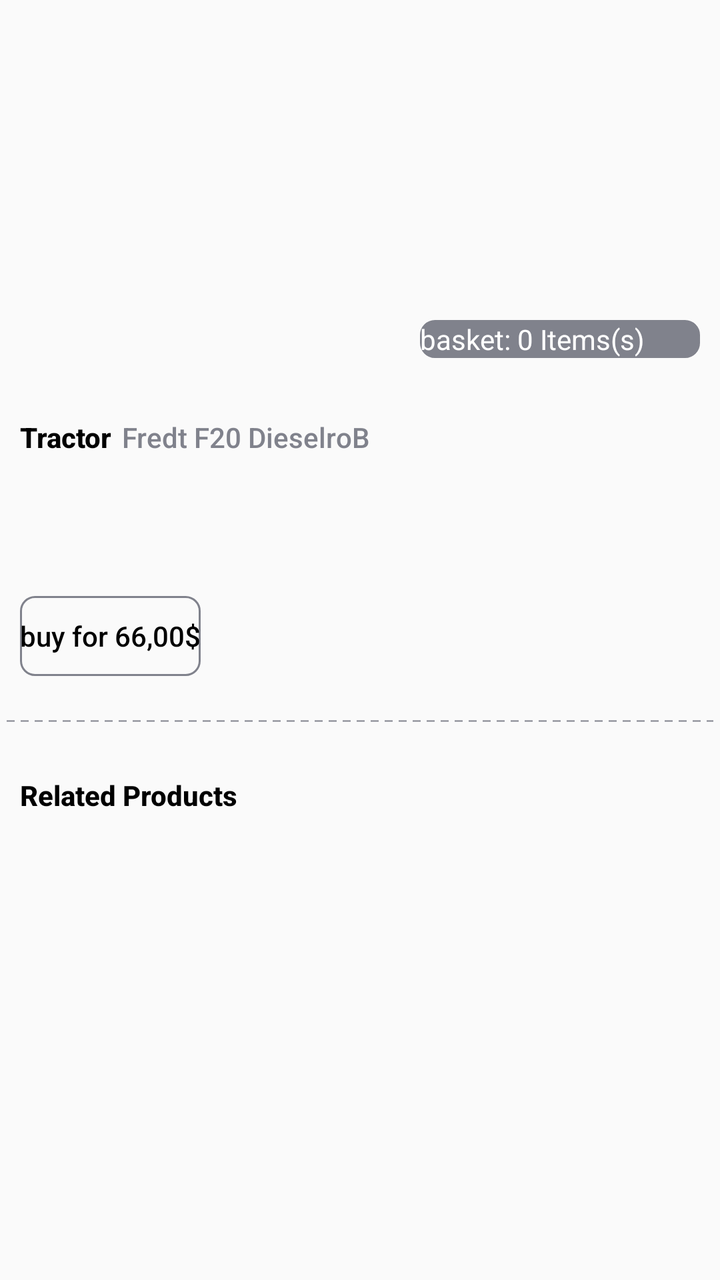
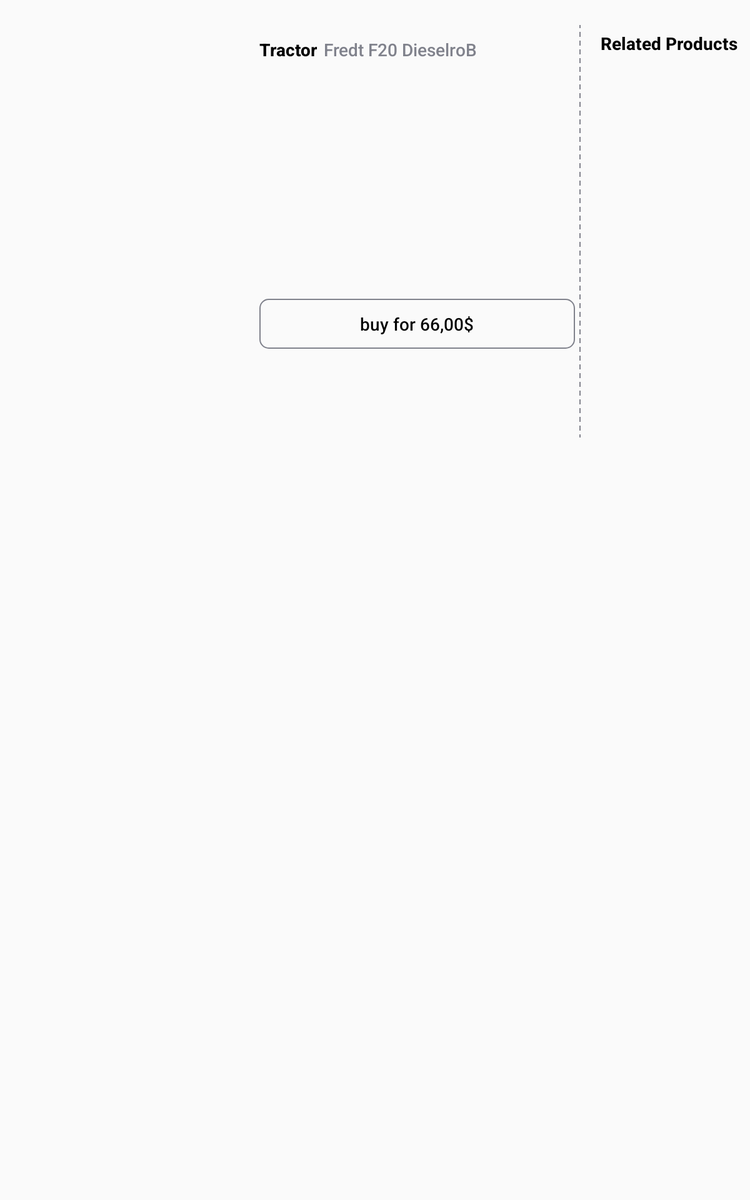

Two renders of one Android screen. The first uses the default layout on a phone; the second uses the alternative layout the repository ships for a different screen configuration, on a matching device. The two XML files are below.
<!-- AndroidManifest.xml: application theme AppTheme -->
<!-- res/layout/activity_model.xml -->
<?xml version="1.0" encoding="utf-8"?>

<androidx.constraintlayout.widget.ConstraintLayout xmlns:android="http://schemas.android.com/apk/res/android"
    xmlns:app="http://schemas.android.com/apk/res-auto"
    xmlns:tools="http://schemas.android.com/tools"
    android:layout_width="match_parent"
    android:layout_height="match_parent"
   >

        <LinearLayout
            android:layout_width="match_parent"
            android:layout_height="match_parent"
            android:orientation="vertical"
            app:layout_constraintLeft_toLeftOf="parent"
            app:layout_constraintRight_toRightOf="parent"
            app:layout_constraintTop_toTopOf="parent">

            <LinearLayout
                android:layout_width="match_parent"
                android:layout_height="wrap_content">

                <ImageView
                    android:id="@+id/img_product"
                    android:layout_width="@dimen/dimen_140dp"
                    android:layout_height="@dimen/dimen_140dp"
                    android:layout_gravity="center_horizontal"
                    android:layout_marginStart="@dimen/dimen_130dp"
                    android:src="@drawable/img6" />

            </LinearLayout>

            <LinearLayout
                android:layout_width="match_parent"
                android:layout_height="wrap_content"
                android:orientation="vertical">

                <androidx.constraintlayout.widget.ConstraintLayout
                    android:layout_width="match_parent"
                    android:layout_height="match_parent"
                    android:layout_marginLeft="@dimen/dimen_10dp"
                    android:layout_marginRight="@dimen/dimen_10dp">

                    <TextView
                        android:id="@+id/txt_count"
                        android:layout_width="@dimen/dimen_140dp"
                        android:layout_height="wrap_content"
                        android:layout_marginTop="@dimen/dimen_20dp"
                        android:background="@drawable/bg_count"
                        android:text="@string/txt_count"
                        android:textColor="@color/white"
                        android:textSize="@dimen/dimen_text_size_14sp"
                        app:layout_constraintRight_toRightOf="parent"
                        app:layout_constraintTop_toTopOf="parent" />

                    <TextView
                        android:id="@+id/item_title"
                        style="@style/ProductTitleTextStyle"
                        android:layout_width="wrap_content"
                        android:layout_height="wrap_content"
                        app:layout_constraintLeft_toLeftOf="parent"
                        app:layout_constraintTop_toBottomOf="@+id/txt_count" />

                    <TextView
                        android:id="@+id/item_name"
                        style="@style/ProductNameTextStyle"
                        android:layout_width="wrap_content"
                        android:layout_height="wrap_content"
                        app:layout_constraintStart_toEndOf="@+id/item_title"
                        app:layout_constraintTop_toBottomOf="@+id/txt_count" />

                    <androidx.recyclerview.widget.RecyclerView
                        android:id="@+id/variantList"
                        android:layout_width="match_parent"
                        android:layout_height="@dimen/dimen_50dp"
                        android:layout_marginTop="@dimen/dimen_40dp"
                        android:overScrollMode="never"
                        android:scrollbars="horizontal"
                        app:layout_constraintStart_toStartOf="parent"
                        app:layout_constraintTop_toBottomOf="@+id/item_name" />

                    <Button
                        android:id="@+id/btn_price"
                        android:layout_width="@dimen/dimene_150dp"
                        android:layout_height="@dimen/dimen_40dp"
                        android:layout_marginStart="@dimen/dimen_130dp"
                        android:layout_marginTop="@dimen/dimen_30dp"
                        android:background="@drawable/rounded"
                        android:text="@string/txt_buy"
                        android:textAllCaps="false"
                        android:textColor="@color/black"
                        app:layout_constraintRight_toRightOf="parent"
                        app:layout_constraintStart_toStartOf="parent"
                        app:layout_constraintTop_toBottomOf="@+id/variantList" />

                </androidx.constraintlayout.widget.ConstraintLayout>
            </LinearLayout>

            <LinearLayout
                android:layout_width="wrap_content"
                android:layout_height="wrap_content"
                android:layout_marginLeft="@dimen/dimen_3dp"
                android:layout_marginRight="@dimen/dimen_3dp">

                <View
                    android:layout_width="match_parent"
                    android:layout_height="@dimen/dimen_5dp"
                    android:layout_marginTop="@dimen/dimen_20dp"
                    android:background="@drawable/bg_dotted_line_horizontal"
                    android:layerType="software" />
            </LinearLayout>


            <LinearLayout
                android:layout_width="match_parent"
                android:layout_height="wrap_content"
                android:layout_marginLeft="@dimen/dimen_10dp"
                android:layout_marginRight="@dimen/dimen_10dp"
                android:orientation="vertical">

                <TextView
                    android:id="@+id/txt_related_products"
                    style="@style/RelatedProductTextStyle"
                    android:layout_width="match_parent"
                    android:layout_height="wrap_content" />

                <androidx.recyclerview.widget.RecyclerView
                    android:id="@+id/relatedProductList"
                    android:layout_width="match_parent"
                    android:layout_height="match_parent"
                    android:layout_marginTop="@dimen/dimen_10dp" />

                <TextView
                    android:id="@+id/tv_no_network"
                    android:layout_width="match_parent"
                    android:layout_height="match_parent"
                    android:layout_marginStart="@dimen/dimen_3dp"
                    android:layout_marginTop="@dimen/dimen_10dp"
                    android:text="@string/network_description"
                    android:visibility="invisible" />
            </LinearLayout>
        </LinearLayout>

</androidx.constraintlayout.widget.ConstraintLayout>
<!-- resources referenced by this layout -->
<resources>
  <color name="black">#FF000000</color>
  <color name="white">#FFFFFFFF</color>
  <dimen name="dimen_10dp">10dp</dimen>
  <dimen name="dimen_140dp">140dp</dimen>
  <dimen name="dimen_20dp">20dp</dimen>
  <dimen name="dimen_30dp">30dp</dimen>
  <dimen name="dimen_3dp">3dp</dimen>
  <dimen name="dimen_40dp">40dp</dimen>
  <dimen name="dimen_5dp">5dp</dimen>
  <dimen name="dimen_text_size_14sp">14sp</dimen>
  <!-- drawable bg_count (drawable) -->
  <?xml version="1.0" encoding="utf-8"?>
  <shape xmlns:android="http://schemas.android.com/apk/res/android"
      android:padding="10dp"
      android:shape="rectangle">
      
      <stroke
          android:width="1.0dip"
          android:height="1.0dip"
          android:color="@color/grey" />
  
      <solid android:color="@color/grey" />
      <corners android:radius="7dp" />
  </shape>
  <!-- drawable bg_dotted_line_horizontal (drawable) -->
  <?xml version="1.0" encoding="utf-8"?>
  <shape xmlns:android="http://schemas.android.com/apk/res/android"
      android:shape="line">
      <stroke
          android:width="0.8dp"
          android:color="@color/grey"
          android:dashWidth="4dp"
          android:dashGap="3dp" />
  </shape>
  <!-- drawable rounded (drawable) -->
  <?xml version="1.0" encoding="utf-8"?>
  
  <shape xmlns:android="http://schemas.android.com/apk/res/android"
      android:padding="10dp"
      android:shape="rectangle">
      
      <stroke
          android:width="1.0dip"
          android:height="1.0dip"
          android:color="@color/grey" />
  
      <solid android:color="@android:color/transparent" />
      <corners android:radius="7dp" />
  </shape>
  <string name="network_description">Network is not available, please check your internet</string>
  <string name="txt_buy">buy for 66,00$</string>
  <string name="txt_count">basket: 0 Items(s)</string>
  <style name="ProductNameTextStyle" parent="@android:style/Widget.TextView">
          <item name="android:layout_marginTop">@dimen/dimen_30dp</item>
          <item name="android:layout_marginLeft">@dimen/dimen_5dp</item>
          <item name="android:fontFamily">sans-serif-medium</item>
          <item name="android:text">@string/product_name</item>
          <item name="android:textColor">@color/grey</item>
          <item name="android:textSize">@dimen/dimen_text_size_14sp</item>
          <item name="android:textStyle">normal</item>
      </style>
  <style name="ProductTitleTextStyle" parent="@android:style/Widget.TextView">
          <item name="android:layout_marginTop">@dimen/dimen_30dp</item>
          <item name="android:layout_marginLeft">@dimen/dimen_130dp</item>
          <item name="android:textColor">@color/black</item>
          <item name="android:textSize">@dimen/dimen_text_size_14sp</item>
          <item name="android:fontFamily">sans-serif-medium</item>
          <item name="android:textStyle">bold</item>
          <item name="android:text">@string/txt_product</item>
      </style>
  <style name="RelatedProductTextStyle" parent="@android:style/Widget.TextView">
          <item name="android:layout_marginTop">@dimen/dimen_25dp</item>
          <item name="android:fontFamily">sans-serif-medium</item>
          <item name="android:text">@string/txt_related_product</item>
          <item name="android:textColor">@color/black</item>
          <item name="android:textSize">@dimen/dimen_text_size_14sp</item>
          <item name="android:textStyle">bold</item>
      </style>
  <style name="AppTheme" parent="Theme.AppCompat.Light.DarkActionBar">
          
          <item name="colorPrimary">@color/purple_500</item>
          <item name="colorPrimaryDark">@color/purple_700</item>
          <item name="colorAccent">@color/white</item>
      </style>
  <color name="grey">#80828C</color>
  <string name="product_name">Fredt F20 DieselroB</string>
  <string name="txt_product">Tractor</string>
  <dimen name="dimen_25dp">25dp</dimen>
  <string name="txt_related_product">Related Products</string>
  <color name="purple_500">#FF6200EE</color>
  <color name="purple_700">#FF3700B3</color>
</resources>
<!-- res/layout-sw600dp/activity_model.xml (the repository's variant of the layout above) -->
<!-- drawn on a 7-inch tablet held upright -->
<?xml version="1.0" encoding="utf-8"?>
<androidx.constraintlayout.widget.ConstraintLayout xmlns:android="http://schemas.android.com/apk/res/android"
    xmlns:app="http://schemas.android.com/apk/res-auto"
    xmlns:tools="http://schemas.android.com/tools"
    android:layout_width="match_parent"
    android:layout_height="match_parent"
    >

    <LinearLayout
        android:layout_width="match_parent"
        android:layout_height="@dimen/dimen_350dp"
        android:orientation="horizontal"
        android:weightSum="1"
        app:layout_constraintLeft_toLeftOf="parent"
        app:layout_constraintRight_toRightOf="parent"
        app:layout_constraintTop_toTopOf="parent">

        <LinearLayout
            android:layout_width="@dimen/dimen_0dp"
            android:layout_height="wrap_content"
            android:layout_weight="0.35">

            <ImageView
                android:id="@+id/img_product"
                android:layout_width="@dimen/dimen_140dp"
                android:layout_height="@dimen/dimen_140dp"
                android:layout_marginTop="110dp"
               android:src="@drawable/img6" />

        </LinearLayout>

        <LinearLayout
            android:layout_width="@dimen/dimen_0dp"
            android:layout_height="wrap_content"
            android:layout_weight="0.425"
            android:orientation="vertical">

            <androidx.constraintlayout.widget.ConstraintLayout
                android:layout_width="match_parent"
                android:layout_height="match_parent">

                <TextView
                    android:id="@+id/item_title"
                    android:layout_width="wrap_content"
                    android:layout_height="wrap_content"
                    style="@style/ProductTitleTextStyle"
                    app:layout_constraintLeft_toLeftOf="parent"
                    app:layout_constraintTop_toTopOf="parent" />

                <TextView
                    android:id="@+id/item_name"
                    android:layout_width="wrap_content"
                    android:layout_height="wrap_content"
                    style="@style/ProductNameTextStyle"
                    app:layout_constraintStart_toEndOf="@+id/item_title"
                    app:layout_constraintTop_toTopOf="parent" />

                <androidx.recyclerview.widget.RecyclerView
                    android:id="@+id/variantList"
                    android:layout_width="match_parent"
                    android:layout_height="50dp"
                    android:layout_marginTop="@dimen/dimen_110dp"
                    android:overScrollMode="never"
                    android:scrollbars="horizontal"
                    app:layout_constraintStart_toStartOf="parent"
                    app:layout_constraintTop_toBottomOf="@+id/item_name" />

                <Button
                    android:id="@+id/btn_price"
                    android:layout_width="match_parent"
                    android:layout_height="40dp"
                    android:layout_marginTop="@dimen/dimen_30dp"
                    android:text="buy for 66,00$"
                    android:textColor="@color/black"
                    android:textAllCaps="false"
                    app:layout_constraintTop_toBottomOf="@+id/variantList"
                    app:layout_constraintStart_toStartOf="parent"
                    android:background="@drawable/rounded"
                    />

            </androidx.constraintlayout.widget.ConstraintLayout>
        </LinearLayout>

        <LinearLayout
            android:layout_width="@dimen/dimen_0dp"
            android:layout_height="wrap_content"
            android:layout_marginLeft="@dimen/dimen_3dp"
            android:layout_weight="0.025">

            <View
                android:layout_width="@dimen/dimen_2dp"
                android:layout_height="match_parent"
                android:layout_marginTop="@dimen/dimen_20dp"
                android:background="@drawable/bg_dotted_line_vertical"
                android:layerType="software" />
        </LinearLayout>


        <LinearLayout
            android:layout_width="@dimen/dimen_0dp"
            android:layout_height="wrap_content"
            android:layout_marginLeft="@dimen/dimen_3dp"
            android:layout_weight="0.2"
            android:orientation="vertical">

            <TextView
                android:id="@+id/txt_related_products"
                android:layout_width="match_parent"
                android:layout_height="wrap_content"
                style="@style/RelatedProductTextStyle"
                />

            <androidx.recyclerview.widget.RecyclerView
                android:id="@+id/relatedProductList"
                android:layout_width="match_parent"
                android:layout_height="match_parent"
                android:layout_marginTop="@dimen/dimen_10dp" />
        </LinearLayout>
    </LinearLayout>
    </androidx.constraintlayout.widget.ConstraintLayout>
<!-- resources referenced by the variant -->
<!-- as a 7-inch tablet held upright resolves them -->
<resources>
  <color name="black">#FF000000</color>
  <dimen name="dimen_0dp">0dp</dimen>
  <dimen name="dimen_10dp">10dp</dimen>
  <dimen name="dimen_110dp">110dp</dimen>
  <dimen name="dimen_140dp">140dp</dimen>
  <dimen name="dimen_20dp">20dp</dimen>
  <dimen name="dimen_2dp">2dp</dimen>
  <dimen name="dimen_30dp">30dp</dimen>
  <dimen name="dimen_350dp">350dp</dimen>
  <dimen name="dimen_3dp">3dp</dimen>
  <!-- drawable bg_dotted_line_vertical (drawable) -->
  <?xml version="1.0" encoding="utf-8"?>
  
  <layer-list xmlns:android="http://schemas.android.com/apk/res/android">
      <item
          android:left="-600dp"
          android:right="-600dp">
          <rotate
              android:drawable="@drawable/bg_horizontal_dotted_line"
              android:fromDegrees="90"
              android:visible="true" />
      </item>
  </layer-list>
  <!-- drawable rounded (drawable) -->
  <?xml version="1.0" encoding="utf-8"?>
  
  <shape xmlns:android="http://schemas.android.com/apk/res/android"
      android:padding="10dp"
      android:shape="rectangle">
      
      <stroke
          android:width="1.0dip"
          android:height="1.0dip"
          android:color="@color/grey" />
  
      <solid android:color="@android:color/transparent" />
      <corners android:radius="7dp" />
  </shape>
  <style name="ProductNameTextStyle" parent="@android:style/Widget.TextView">
          <item name="android:layout_marginTop">@dimen/dimen_30dp</item>
          <item name="android:layout_marginLeft">@dimen/dimen_5dp</item>
          <item name="android:fontFamily">sans-serif-medium</item>
          <item name="android:text">@string/product_name</item>
          <item name="android:textColor">@color/grey</item>
          <item name="android:textSize">@dimen/dimen_text_size_14sp</item>
          <item name="android:textStyle">normal</item>
      </style>
  <style name="ProductTitleTextStyle" parent="@android:style/Widget.TextView">
          <item name="android:layout_marginTop">@dimen/dimen_30dp</item>
          <item name="android:layout_marginLeft">@dimen/dimen_130dp</item>
          <item name="android:textColor">@color/black</item>
          <item name="android:textSize">@dimen/dimen_text_size_14sp</item>
          <item name="android:fontFamily">sans-serif-medium</item>
          <item name="android:textStyle">bold</item>
          <item name="android:text">@string/txt_product</item>
      </style>
  <style name="RelatedProductTextStyle" parent="@android:style/Widget.TextView">
          <item name="android:layout_marginTop">@dimen/dimen_25dp</item>
          <item name="android:fontFamily">sans-serif-medium</item>
          <item name="android:text">@string/txt_related_product</item>
          <item name="android:textColor">@color/black</item>
          <item name="android:textSize">@dimen/dimen_text_size_14sp</item>
          <item name="android:textStyle">bold</item>
      </style>
  <style name="AppTheme" parent="Theme.AppCompat.Light.DarkActionBar">
          
          <item name="colorPrimary">@color/purple_500</item>
          <item name="colorPrimaryDark">@color/purple_700</item>
          <item name="colorAccent">@color/white</item>
      </style>
  <!-- drawable bg_horizontal_dotted_line (drawable) -->
  <?xml version="1.0" encoding="utf-8"?>
  
  <shape xmlns:android="http://schemas.android.com/apk/res/android"
      android:shape="line">
      <stroke
          android:width="0.8dp"
          android:color="@color/grey"
          android:dashWidth="4dp"
          android:dashGap="3dp" />
  </shape>
  <color name="grey">#80828C</color>
  <dimen name="dimen_5dp">5dp</dimen>
  <string name="product_name">Fredt F20 DieselroB</string>
  <dimen name="dimen_text_size_14sp">14sp</dimen>
  <string name="txt_product">Tractor</string>
  <dimen name="dimen_25dp">25dp</dimen>
  <string name="txt_related_product">Related Products</string>
  <color name="purple_500">#FF6200EE</color>
  <color name="purple_700">#FF3700B3</color>
  <color name="white">#FFFFFFFF</color>
</resources>
